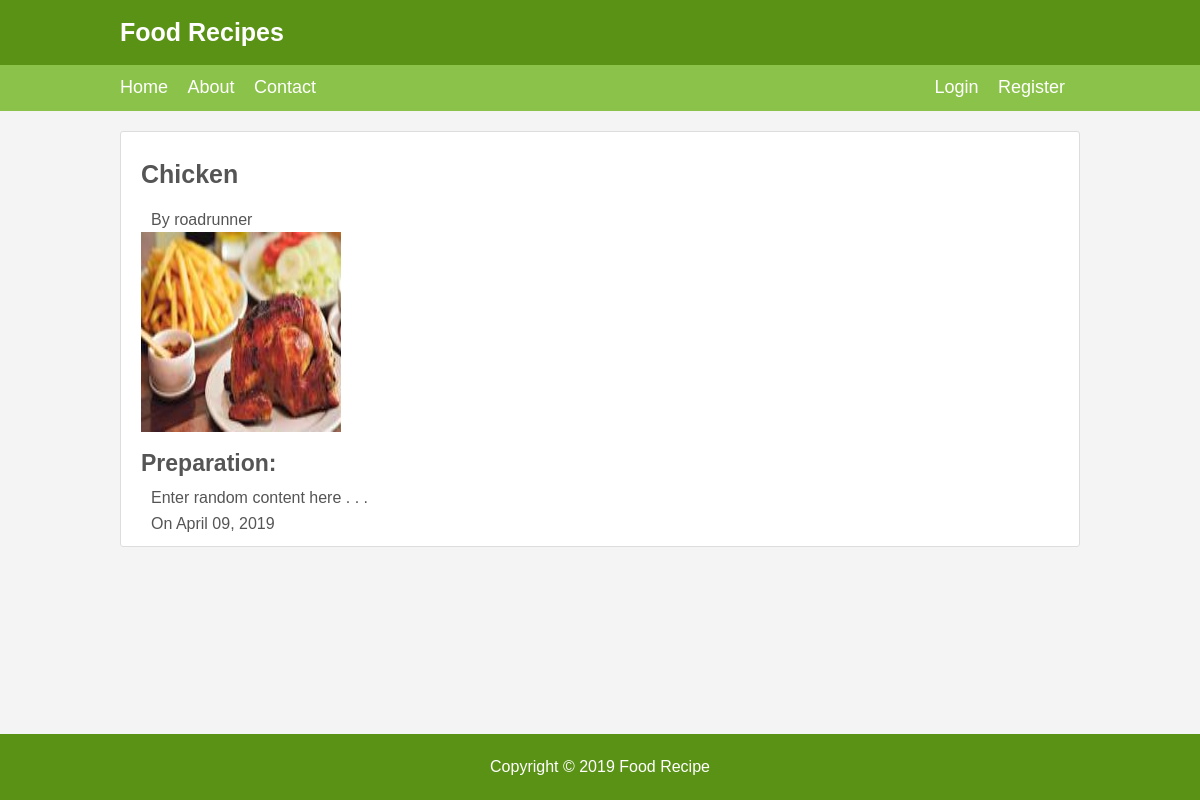
Page /recipe/19/ on the committed database.
### food_recipe/models.py (models this page shows, shortened)
class Recipe(models.Model):
	recipe_image = models.ImageField(default='default.jpg', upload_to='recipe_pics')
	recipe_name = models.CharField(max_length=100)
	recipe_content = models.TextField()
	recipe_author = models.ForeignKey(User, on_delete=models.CASCADE)
	date_posted = models.DateTimeField(default=timezone.now)

### food_recipe/views.py (the view)
# urls.py: path('recipe/<int:pk>/', PostDetailView.as_view(), name='recipe-detail'),
class PostDetailView(DetailView):
	model = Recipe

### food_recipe/templates/food_recipe/recipe_detail.html (shortened to what this page needs)
{% extends "food_recipe/base.html" %}
{% load static %}
{% block css %}
    <link rel="stylesheet" href="https://stackpath.bootstrapcdn.com/bootstrap/4.3.1/css/bootstrap.min.css">
    <link rel="stylesheet" type="text/css" href="{% static 'food_recipe/style.css' %}">
{% endblock css %}
{% block content %}
	<div class="mycontainer">
		<div class="content-section">
			<h1>{{ object.recipe_name }}</h1>
			<p>By {{ object.recipe_author }}</p>
			<img class="card-image" src="{{ object.recipe_image.url }}">
			<h2>Preparation: </h2>
			<p>{{ object.recipe_content }}</p>
			<p>On {{ object.date_posted|date:"F d, Y" }}</p>
		</div>
	</div>
{% endblock content %}

### food_recipe/static/food_recipe/style.css (style rules this page uses)
html { position: relative; min-height: 100%; }
body { background-color: #f4f4f4; color: #555; font-family: Arial, Helvetica, sans-serif; font-size: 16px; line-height: 1.6em; margin: 0; padding: 0px; margin-bottom: 100px; }
img { max-width: 100%; max-height: 100%; }
h1 { padding: 0px; margin-top: 20px; margin-bottom: 20px; margin-left: 0px; margin-right: 0px; font-weight: bold; font-size: 25px; line-height: 1; }
h2 { padding: 0px; margin-top: 20px; margin-bottom: 10px; margin-left: 0px; margin-right: 0px; font-weight: bold; font-size: 23px; line-height: 1; }
div { padding-top: 0px; padding-bottom: 0px; margin-top: 0px; margin-bottom: 0px; }
p { padding: 0px; margin: 0px; }
.mycontainer { width: 80%; margin:auto; overflow: hidden; }
.card-image { height: 200px; width: 200px; }
#card h1,p { word-wrap:break-word; padding-left: 10px; padding-right: 10px; }
.content-section { background: #ffffff; padding: 10px 20px; border: 1px solid #dddddd; border-radius: 3px; margin-top: 20px; }

### rows in the picture
Recipe: recipe_name "Chicken", recipe_author "roadrunner", recipe_image (picture), recipe_content "Enter random content here . . .", date_posted "April 09, 2019"
